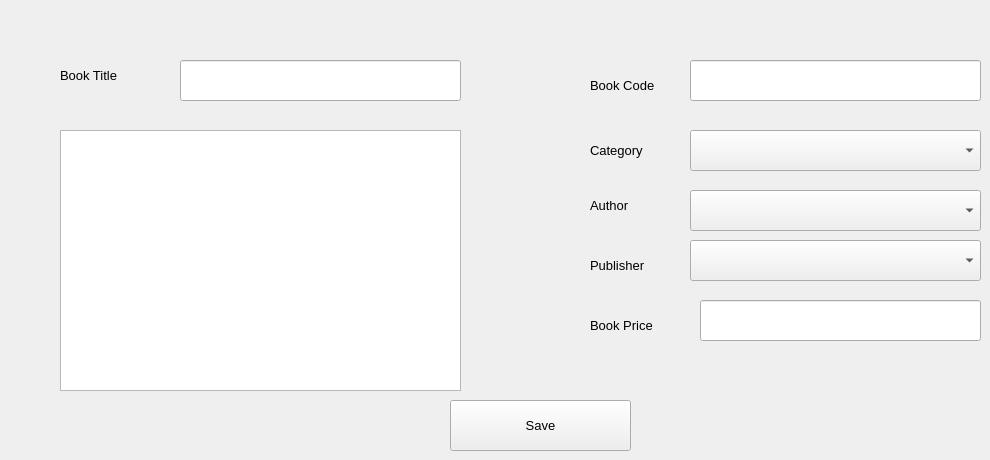
      <widget class="QWidget" name="tab_5">
       <attribute name="title">
        <string>Add New Book</string>
       </attribute>
       <widget class="QLineEdit" name="lineEdit_2">
        <property name="geometry">
         <rect>
          <x>180</x>
          <y>60</y>
          <width>281</width>
          <height>41</height>
         </rect>
        </property>
        <property name="font">
         <font>
          <pointsize>10</pointsize>
         </font>
        </property>
       </widget>
       <widget class="QLineEdit" name="lineEdit_3">
        <property name="geometry">
         <rect>
          <x>690</x>
          <y>60</y>
          <width>291</width>
          <height>41</height>
         </rect>
        </property>
        <property name="font">
         <font>
          <pointsize>10</pointsize>
         </font>
        </property>
       </widget>
       <widget class="QComboBox" name="comboBox_3">
        <property name="geometry">
         <rect>
          <x>690</x>
          <y>130</y>
          <width>291</width>
          <height>41</height>
         </rect>
        </property>
        <property name="font">
         <font>
          <pointsize>10</pointsize>
         </font>
        </property>
       </widget>
       <widget class="QComboBox" name="comboBox_4">
        <property name="geometry">
         <rect>
          <x>690</x>
          <y>190</y>
          <width>291</width>
          <height>41</height>
         </rect>
        </property>
        <property name="font">
         <font>
          <pointsize>10</pointsize>
         </font>
        </property>
       </widget>
       <widget class="QComboBox" name="comboBox_5">
        <property name="geometry">
         <rect>
          <x>690</x>
          <y>240</y>
          <width>291</width>
          <height>41</height>
         </rect>
        </property>
        <property name="font">
         <font>
          <pointsize>10</pointsize>
         </font>
        </property>
       </widget>
       <widget class="QLineEdit" name="lineEdit_4">
        <property name="geometry">
         <rect>
          <x>700</x>
          <y>300</y>
          <width>281</width>
          <height>41</height>
         </rect>
        </property>
        <property name="font">
         <font>
          <pointsize>10</pointsize>
         </font>
        </property>
       </widget>
       <widget class="QPushButton" name="pushButton_7">
        <property name="geometry">
         <rect>
          <x>450</x>
          <y>400</y>
          <width>181</width>
          <height>51</height>
         </rect>
        </property>
        <property name="font">
         <font>
          <family>Segoe UI</family>
          <pointsize>10</pointsize>
         </font>
        </property>
        <property name="text">
         <string>Save</string>
        </property>
       </widget>
       <widget class="QLabel" name="label_3">
        <property name="geometry">
         <rect>
          <x>60</x>
          <y>60</y>
          <width>111</width>
          <height>31</height>
         </rect>
        </property>
        <property name="font">
         <font>
          <family>Segoe UI</family>
          <pointsize>10</pointsize>
         </font>
        </property>
        <property name="text">
         <string>Book Title</string>
        </property>
       </widget>
       <widget class="QLabel" name="label_4">
        <property name="geometry">
         <rect>
          <x>590</x>
          <y>70</y>
          <width>101</width>
          <height>31</height>
         </rect>
        </property>
        <property name="font">
         <font>
          <family>Segoe UI</family>
          <pointsize>10</pointsize>
         </font>
        </property>
        <property name="text">
         <string>Book Code</string>
        </property>
       </widget>
       <widget class="QLabel" name="label_5">
        <property name="geometry">
         <rect>
          <x>590</x>
          <y>310</y>
          <width>111</width>
          <height>31</height>
         </rect>
        </property>
        <property name="font">
         <font>
          <family>Segoe UI</family>
          <pointsize>10</pointsize>
         </font>
        </property>
        <property name="text">
         <string>Book Price</string>
        </property>
       </widget>
       <widget class="QLabel" name="label_6">
        <property name="geometry">
         <rect>
          <x>590</x>
          <y>130</y>
          <width>101</width>
          <height>41</height>
         </rect>
        </property>
        <property name="font">
         <font>
          <family>Segoe UI</family>
          <pointsize>10</pointsize>
         </font>
        </property>
        <property name="text">
         <string>Category</string>
        </property>
       </widget>
       <widget class="QLabel" name="label_7">
        <property name="geometry">
         <rect>
          <x>590</x>
          <y>190</y>
          <width>101</width>
          <height>31</height>
         </rect>
        </property>
        <property name="font">
         <font>
          <family>Segoe UI</family>
          <pointsize>10</pointsize>
         </font>
        </property>
        <property name="text">
         <string>Author</string>
        </property>
       </widget>
       <widget class="QLabel" name="label_8">
        <property name="geometry">
         <rect>
          <x>590</x>
          <y>250</y>
          <width>101</width>
          <height>31</height>
         </rect>
        </property>
        <property name="font">
         <font>
          <family>Segoe UI</family>
          <pointsize>10</pointsize>
         </font>
        </property>
        <property name="text">
         <string>Publisher</string>
        </property>
       </widget>
       <widget class="QTextEdit" name="textEdit">
        <property name="geometry">
         <rect>
          <x>60</x>
          <y>130</y>
          <width>401</width>
          <height>261</height>
         </rect>
        </property>
        <property name="font">
         <font>
          <pointsize>10</pointsize>
         </font>
        </property>
       </widget>
      </widget>
